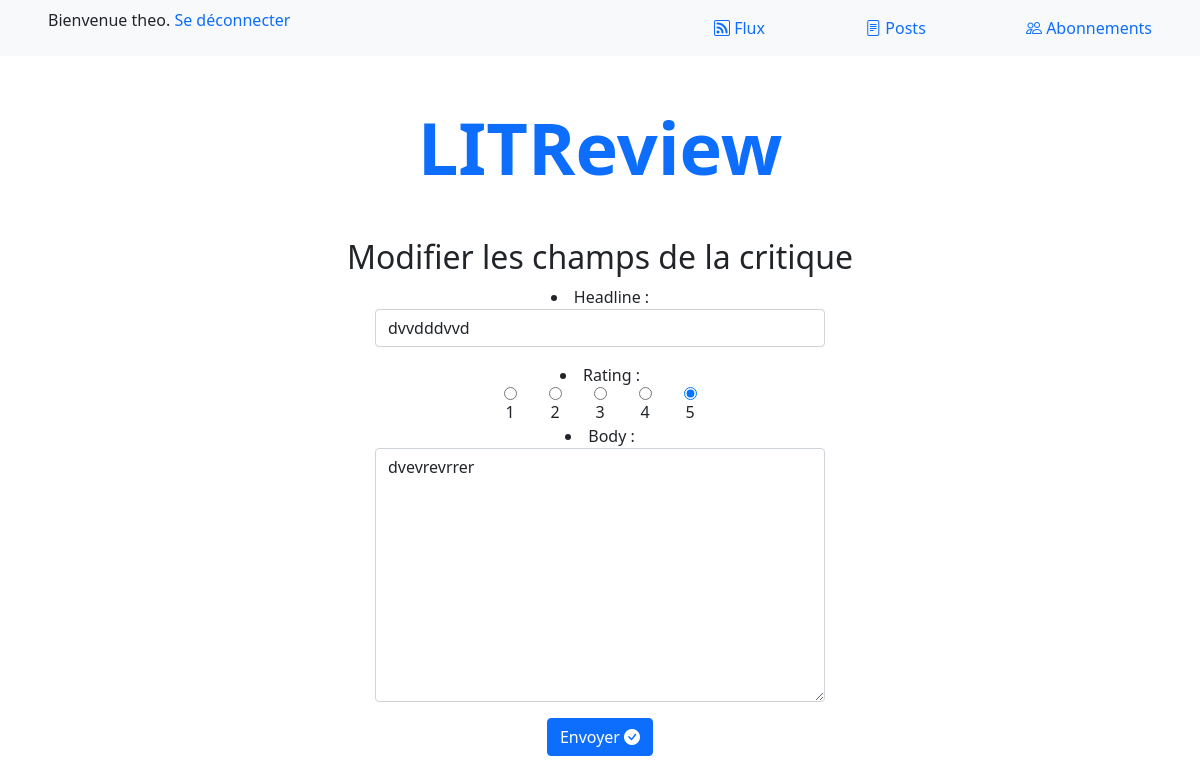
Screenshot of /update_review/27 (signed in) with the database file from the repository.
### authentication/models.py (models this page shows)
class User(AbstractUser):
    pass

### website/models.py (models this page shows, shortened)
class Review(models.Model):
    objects = models.Manager()
    ticket = models.ForeignKey(Ticket, on_delete=models.CASCADE)
    rating = models.PositiveSmallIntegerField(validators=[MinValueValidator(0), MaxValueValidator(5)])
    headline = models.CharField(max_length=128)
    body = models.TextField(max_length=8192, blank=True)
    user = models.ForeignKey(settings.AUTH_USER_MODEL, on_delete=models.CASCADE)
    time_created = models.DateTimeField(auto_now_add=True)

### website/views.py (the view)
# urls.py: path('update_review/<int:review_id>', website.views.update_review, name='update_review'),
@login_required
def update_review(request, review_id):
    try:
        review = Review.objects.get(pk=review_id)
        if review.user != request.user:
            return redirect('posts')
    except Review.DoesNotExist:
        return redirect('posts')
    review_form = forms.ReviewForm(instance=review)
    if request.method == "POST":
        update_form = forms.ReviewForm(request.POST)
        if update_form.is_valid():
            review_updated = update_form.save()
            return redirect('posts')
    context = {"review_form": review_form}
    return render(request, 'website/update_review.html', context=context)

### website/forms.py
class ReviewForm(forms.ModelForm):
    class Meta:
        model = models.Review  # Associe le formulaire au modèle Review
        fields = ['headline', 'rating', 'body']  # Spécifie les champs à inclure dans le formulaire
        CHOICES = [('1', 1), ('2', 2), ('3', 3), ('4', 4), ('5', 5)]  # Définit les choix de notation disponibles
        widgets = {
            'headline': forms.TextInput(attrs={'class': 'form-control mx-auto w-50 mb-3'}),  # Ajoute des classes CSS au champ headline
            'rating': forms.RadioSelect(choices=CHOICES, attrs={'class': 'form-check-label mx-3 '
                                                                     'd-flex justify-content-center'}),  # Utilise des boutons radio pour le champ rating
            'body': forms.Textarea(attrs={'class': 'form-control mx-auto w-50 mb-3'})  # Ajoute des classes CSS au champ body
        }

### website/templates/website/update_review.html (shortened to what this page needs)
{% extends 'base.html' %}
{% block content %}
    <form class="form" method="post">
        <h2 class="mt-3">Modifier les champs de la critique</h2>
        {{ review_form.as_ul }}
        <button type="submit" class="btn btn-primary rounded">Envoyer <i class="bi bi-check-circle-fill"></i></button>
    </form>
{% endblock %}

### templates/base.html (shortened to what this page needs)
<!DOCTYPE html>
<html lang="fr">
<head>
    <link rel="stylesheet" href="https://cdn.jsdelivr.net/npm/bootstrap-icons@1.8.3/font/bootstrap-icons.css">
    <link href="https://cdn.jsdelivr.net/npm/bootstrap@5.0.2/dist/css/bootstrap.min.css" rel="stylesheet"
>
</head>
<body>
    <header>
        {% if user.is_authenticated %}
        <nav class="navbar navbar-light bg-light d-flex justify-content-between">
            <p class="mx-5">Bienvenue {{request.user}}.
            <a class="text-decoration-none" href="{% url 'logout' %}">Se déconnecter</a></p>
            <div>
                <a class="text-decoration-none mx-5" href="{% url 'flux' %}"><i class="bi bi-rss"></i> Flux</a>
                <a class="text-decoration-none mx-5" href="{% url 'posts' %}"><i class="bi bi-file-text"></i> Posts</a>
                <a class="text-decoration-none mx-5" href="{% url 'follow_users' %}"><i class="bi bi-people"></i> Abonnements</a>
            </div>
        </nav>
        {% endif %}
        <h1 class="my-5 text-primary display-2 text-center fw-bold">LITReview</h1>
    </header>
    <section class="mx-auto w-75 text-center">
        {% block content %}
        {% endblock %}
    </section>
</body>
</html>

### rows the page displays
User: user "theo"
Review: headline "dvvdddvvd", rating "☐ 1 ☐ 2 ☐ 3 ☐ 4 ☑ 5", body "dvevrevrrer"
